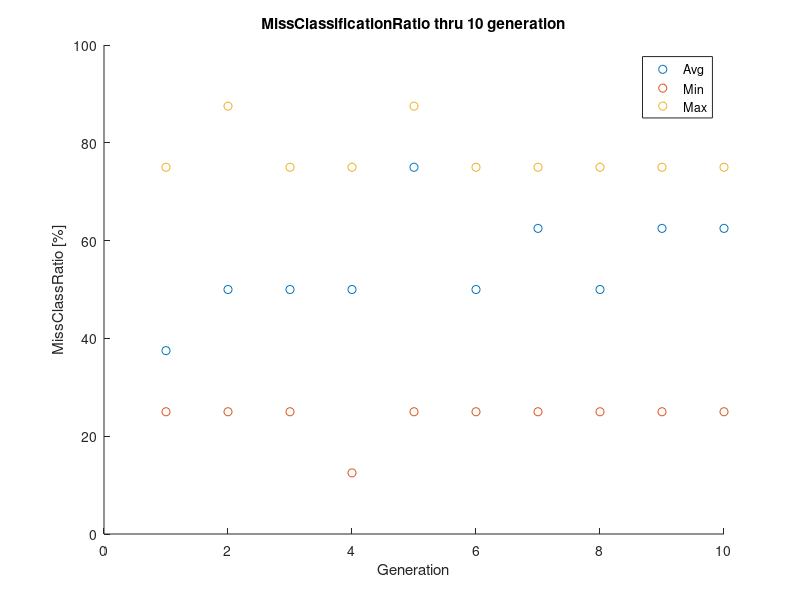

This figure's MATLAB source:
clc
clear

ID = 220962;
% Vstupní data
% Binary decision tree with genetic algorithm
rng(ID)
% Input attributes
x1 = [0,0,0,0,0,0,0,0,1,1,1,1,1,1,1,1];
x2 = [0,0,0,0,1,1,1,1,0,0,0,0,1,1,1,1];
x3 = [0,0,1,1,0,0,1,1,0,0,1,1,0,0,1,1];
x4 = [0,1,0,1,0,1,0,1,0,1,0,1,0,1,0,1];
% Output
y = [0,1,0,1,1,1,1,1,0,0,1,0,0,0,1,0];

x1t=x1.';
x2t=x2.';
x3t=x3.';
x4t=x4.';
yt=y.';

table = [x1t, x2t, x3t, x4t, yt];
% Define the maximum depth of the decision tree
max_depth = 2;

% Define the population size
population_size = 100;

% Define the number of generations
num_generations = 10;

% Define the crossover probability
crossover_prob = 1;

% Define the mutation probability
mutation_prob = 0;

% Create the initial population
for o=1:population_size
    % Generate a 4x1 array with randomly assigned 0s and 1s
    population(:,o) = randi([0, 1], 7, 1);
end

new_gen_data=randi([1,4],7,100);
test=new_gen_data;

% Run the genetic algorithm
for i = 1:num_generations

    index=randi([1,6],1);
    indexes(i)=index;

    for j=1:2:population_size-1
        parent1=new_gen_data(:,j);
        parent2=new_gen_data(:,j+1);
        %simple crossover metoda krizeni        
        %crop data from parents on index
        crop_parent11=parent1(1:index);
        crop_parent12=parent1(index+1:end);
        crop_parent21=parent2(1:index);
        crop_parent22=parent2(index+1:end);
        child1=cat(1,crop_parent11, crop_parent22);
        child2=cat(1,crop_parent12, crop_parent21);
        %store in children in array
        new_gen= [child1 child2];
        %add children to future parents
        new_gen_data(:,j:j+1)=new_gen;
    end
    all_data(:,:,i)=new_gen_data;
end

%classification 
%porovnavani hodnot z jedince se zadanou pravdivostni tabulkou ...pokud se
%to neshoduje incrementujeme missclass. po skonceni jedince se spocita
%missclass jedinec(n)=> avg_miss_class_per_generation ...spociame primernou
%chzbu na generaci a ulozime si ji do pole pro vzkresleni pres scatter
for m=1:num_generations
    for n=1:population_size
        jedinec=all_data(:,n,m);
        missclass=0;
        for k=1:16
            if table(k,jedinec(1))==1%uzel 1
                if table(k,jedinec(2))==1%uzel 2
                    if table(k,jedinec(4))~=table(k,5)%uzel 4
                        missclass=missclass+1;
                    end
                end
                if table(k,jedinec(2))==0% uzel 2
                    if table(k,jedinec(5))~=table(k,5) %uzel 5
                        missclass=missclass+1;
                    end
                end
            end
            if table(k,jedinec(1))==0%uzel 1
                if table(k,jedinec(3))==1%uzel 3
                    if table(k,jedinec(6))~=table(k,5)%uzel 6
                        missclass=missclass+1;
                    end
                end
                if table(k,jedinec(3))==0% uzel3
                    if table(k,jedinec(7))~=table(k,5) %uzel 7
                        missclass=missclass+1;        
                    end
                end
            end
        end
        missclassjedinec(n)=(missclass/16)*100;
    end
    for inc=1:100
        sum_of_one_generation=sum(missclassjedinec(inc));
    end
    min_miss_clas_per_gen(m)=min(missclassjedinec);
    max_miss_clas_per_gen(m)=max(missclassjedinec);
    avg_miss_class_per_gen(m)=(sum_of_one_generation);
end

figure(1)
scatter(1:num_generations,avg_miss_class_per_gen)
hold on
scatter(1:num_generations,min_miss_clas_per_gen)
hold on
scatter(1:num_generations,max_miss_clas_per_gen)
ylim([0 100])
xlabel("Generation")
ylabel("MissClassRatio [%]")
title("MissClassificationRatio thru 10 generation")
legend("Avg","Min","Max")
